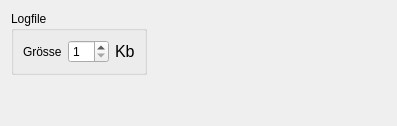
     <widget class="QWidget" name="LogPage">
      <attribute name="title">
       <string>Log</string>
      </attribute>
      <layout class="QVBoxLayout">
       <item>
        <layout class="QHBoxLayout">
         <item>
          <widget class="Q3GroupBox" name="LogfileSizeGroupBox">
           <property name="title">
            <string>Logfile</string>
           </property>
           <layout class="QHBoxLayout">
            <item>
             <widget class="QLabel" name="LogfileSizeTextLabel">
              <property name="text">
               <string>Grösse</string>
              </property>
              <property name="wordWrap">
               <bool>false</bool>
              </property>
             </widget>
            </item>
            <item>
             <widget class="QSpinBox" name="LogfileSizeSpinbox">
              <property name="minimum">
               <number>1</number>
              </property>
              <property name="maximum">
               <number>64</number>
              </property>
             </widget>
            </item>
            <item>
             <widget class="QLabel" name="LogfileSizeTextLabel2">
              <property name="font">
               <font>
                <pointsize>12</pointsize>
               </font>
              </property>
              <property name="text">
               <string>Kb</string>
              </property>
              <property name="wordWrap">
               <bool>false</bool>
              </property>
             </widget>
            </item>
           </layout>
          </widget>
         </item>
         <item>
          <spacer name="spacer49">
           <property name="orientation">
            <enum>Qt::Horizontal</enum>
           </property>
           <property name="sizeType">
            <enum>QSizePolicy::Expanding</enum>
           </property>
           <property name="sizeHint" stdset="0">
            <size>
             <width>239</width>
             <height>20</height>
            </size>
           </property>
          </spacer>
         </item>
        </layout>
       </item>
       <item>
        <spacer name="spacer50">
         <property name="orientation">
          <enum>Qt::Vertical</enum>
         </property>
         <property name="sizeType">
          <enum>QSizePolicy::Expanding</enum>
         </property>
         <property name="sizeHint" stdset="0">
          <size>
           <width>20</width>
           <height>40</height>
          </size>
         </property>
        </spacer>
       </item>
      </layout>
     </widget>
